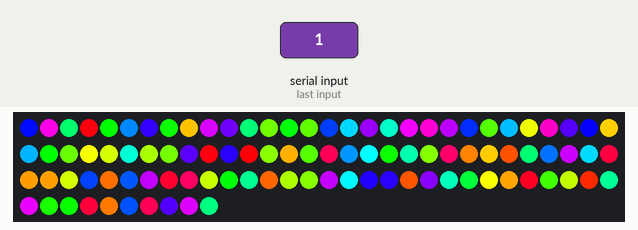
This program was run on a simulated Raspberry Pi (BCM pin numbers). Parts: 100 RGB LEDs in strip order, left to right, continuing on the next row. Inputs (shaded band) come from the test bench. Random numbers come from a fixed seed; what the program prints to the terminal is not drawn.

1.3 s: "1" typed at the terminal, then Enter
Above: at 3.1 s.
Timing chart, 0 to 4.6 s (numbered marks = the images above; inputs shaded):
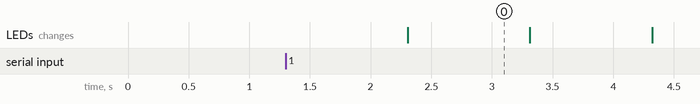

Measured:
- after the input at 1.3 s, the LEDs: change after 1.0 s (image 0)

The program:

selectionSort.py
```python
import neopixel
import time
from settings import num_pixels, pixels
from randomColorRainbow import random_color
def main():
	for i in range(num_pixels):
		pixels[i] = random_color()
		#pixels[i] = [255 - 2*i, 0, 100]
	pause = float(input("Speed/Pause Time: "))
	selectionSort(pause)

def value(color):
	return color[0] * 255 * 255 + color[1] * 255 + color[2]

def selectionSort(pause): #ascending order
	for i in range(num_pixels):
		time.sleep(pause)
		min_i = i
		for j in range(i+1, num_pixels - 1):
			if(value(pixels[j]) < value(pixels[min_i])): #if less than min set new min
				min_i = j
		#swap min and i
		swap(i, min_i)
		pixels.show()

def swap(index1, index2):
	temp = pixels[index1]
	pixels[index1] = pixels[index2]
	pixels[index2] = temp

main()
```

settings.py
```python
import board
import neopixel


#initialize pixels
pixel_pin = board.D18
num_pixels = 100
ORDER = neopixel.RGB
pixels = neopixel.NeoPixel(
    pixel_pin, num_pixels, auto_write=False, pixel_order=ORDER
)
```

randomColorRainbow.py
```python
import random
import numpy as np

def random_color():
	num = random.randint(0, 2) #which color is full on

	color = np.array((0, 0, 0)) #create color array
	color[num] = 255 #set full color

	#create Choice Array
	choiceArray = np.array(np.zeros(2))
	j = 0
	for i in range(3):
		if(i != num):
			choiceArray[j] = i
			j += 1

	#pick and set other color
	pos = random.choice(choiceArray) #pick other color
	color[int(pos)] = random.randint(0, 255)


	return color
```
